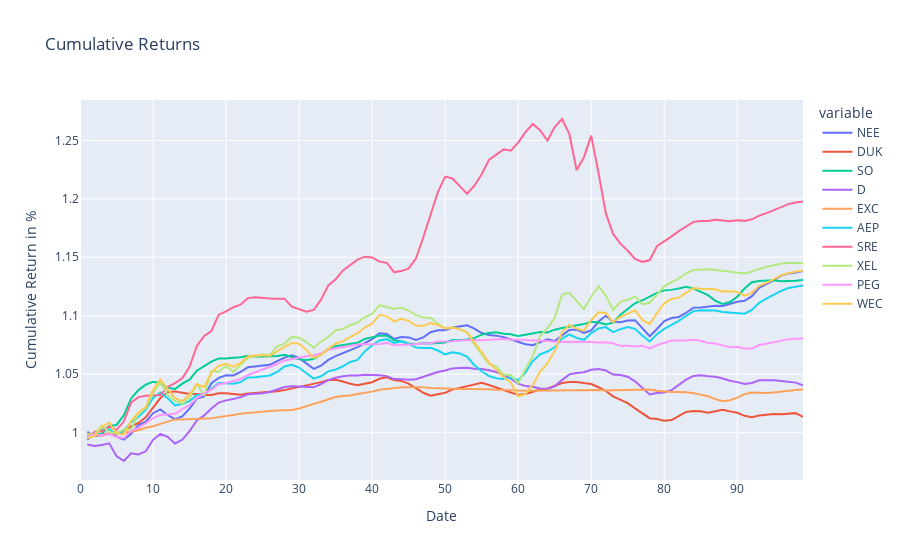

Write notebook code for a chart like this one.
### Code cell
dfNEE = pd.DataFrame(test_resultNEE,
                  columns = ['NEE'])
dfDUK = pd.DataFrame(test_resultDUK,
                  columns = ['DUK'])
dfSO = pd.DataFrame(test_resultSO,
                  columns = ['SO'])
dfD = pd.DataFrame(test_resultD,
                  columns = ['D'])
dfEXC = pd.DataFrame(test_resultEXC,
                  columns = ['EXC'])
dfAEP = pd.DataFrame(test_resultAEP,
                  columns = ['AEP'])
dfSRE = pd.DataFrame(test_resultSRE,
                  columns = ['SRE'])
dfXEL = pd.DataFrame(test_resultXEL,
                  columns = ['XEL'])
dfPEG = pd.DataFrame(test_resultPEG,
                  columns = ['PEG'])
dfWEC = pd.DataFrame(test_resultWEC,
                  columns = ['WEC'])
#---------------------------------------------------------------------------------------------#

TEST_pred3 = pd.concat([dfNEE,dfDUK,dfSO,dfD,dfEXC,dfAEP,dfSRE,dfXEL,dfPEG,dfWEC], axis=1)
#---------------------------------------------------------------------------------------------#

NEE_daily_returns = TEST_pred3['NEE'].pct_change()
DUK_daily_returns = TEST_pred3['DUK'].pct_change()

SO_daily_returns = TEST_pred3['SO'].pct_change()
D_daily_returns = TEST_pred3['D'].pct_change()

EXC_daily_returns = TEST_pred3['EXC'].pct_change()
AEP_daily_returns = TEST_pred3['AEP'].pct_change()

SRE_daily_returns = TEST_pred3['SRE'].pct_change()
XEL_daily_returns = TEST_pred3['XEL'].pct_change()

PEG_daily_returns = TEST_pred3['PEG'].pct_change()
WEC_daily_returns = TEST_pred3['WEC'].pct_change()
#---------------------------------------------------------------------------------------------#
dfNEEreturn = NEE_daily_returns.to_frame()
dfDUKreturn = DUK_daily_returns.to_frame()

dfSOreturn = SO_daily_returns.to_frame()
dfDreturn = D_daily_returns.to_frame()

dfEXCreturn = EXC_daily_returns.to_frame()
dfAEPreturn = AEP_daily_returns.to_frame()

dfSREreturn = SRE_daily_returns.to_frame()
dfXELreturn = XEL_daily_returns.to_frame()

dfPEGreturn = PEG_daily_returns.to_frame()
dfWECreturn = WEC_daily_returns.to_frame()
#---------------------------------------------------------------------------------------------#
TESTDailyReturn_pred3 = pd.concat([dfNEEreturn,
                             dfDUKreturn,
                             dfSOreturn,
                             dfDreturn,
                             dfEXCreturn,
                             dfAEPreturn,
                             dfSREreturn,
                             dfXELreturn,
                             dfPEGreturn,
                             dfWECreturn], axis=1)
#---------------------------------------------------------------------------------------------#


NEE_cum_returns = (NEE_daily_returns + 1).cumprod()
DUK_cum_returns = (DUK_daily_returns + 1).cumprod()

SO_cum_returns = (SO_daily_returns + 1).cumprod()
D_cum_returns = (D_daily_returns + 1).cumprod()

EXC_cum_returns = (EXC_daily_returns + 1).cumprod()
AEP_cum_returns = (AEP_daily_returns + 1).cumprod()

SRE_cum_returns = (SRE_daily_returns + 1).cumprod()
XEL_cum_returns = (XEL_daily_returns + 1).cumprod()

PEG_cum_returns = (PEG_daily_returns + 1).cumprod()
WEC_cum_returns = (WEC_daily_returns + 1).cumprod()
#---------------------------------------------------------------------------------------------#

dfNEECUM = NEE_cum_returns.to_frame()
dfDUKCUM = DUK_cum_returns.to_frame()

dfSOCUM = SO_cum_returns.to_frame()
dfDCUM = D_cum_returns.to_frame()

dfEXCCUM = EXC_cum_returns.to_frame()
dfAEPCUM = AEP_cum_returns.to_frame()

dfSRECUM = SRE_cum_returns.to_frame()
dfXELCUM = XEL_cum_returns.to_frame()

dfPEGCUM = PEG_cum_returns.to_frame()
dfWECCUM = WEC_cum_returns.to_frame()

#---------------------------------------------------------------------------------------------#
TESTCUM_pred3 = pd.concat([dfNEECUM,dfDUKCUM,dfSOCUM,dfDCUM,dfEXCCUM,dfAEPCUM,dfSRECUM,dfXELCUM,dfPEGCUM,dfWECCUM], axis=1)
#---------------------------------------------------------------------------------------------#

atx_comps_returns_pred3 = TESTDailyReturn_pred3
atx_comps_rets_cumprod_pred3 = TESTCUM_pred3

#---------------------------------------------------------------------------------------------#

fig = px.line(atx_comps_rets_cumprod_pred3, x=atx_comps_rets_cumprod_pred3.index, y=atx_comps_rets_cumprod_pred3.columns, title='Cumulative Returns')
######
fig.update_xaxes(title_text='Date')
fig.update_yaxes(title_text='Cumulative Return in %')

fig.show()
#---------------------------------------------------------------------------------------------#


mu = expected_returns.ema_historical_return(atx_comps_returns_pred3, returns_data = True, span = 500)
Sigma = risk_models.exp_cov(atx_comps_returns_pred3, returns_data = True, span = 180)


ret_ef = np.arange(0, mu.max(), 0.01)
vol_ef = []
for i in np.arange(0, mu.max(), 0.01):
    ef_pred3 = EfficientFrontier(mu, Sigma)
    ef_pred3.efficient_return(i)
    vol_ef.append(ef_pred3.portfolio_performance()[1])

ef_pred3 = EfficientFrontier(mu, Sigma)
ef_pred3.min_volatility()
min_vol_ret = ef_pred3.portfolio_performance()[0]
min_vol_vol = ef_pred3.portfolio_performance()[1]

ef_pred3.max_sharpe(risk_free_rate=0.009)
max_sharpe_ret = ef_pred3.portfolio_performance()[0]
max_sharpe_vol = ef_pred3.portfolio_performance()[1]


portfolioREAL_Pred3 = pd.concat([closeNEE,
                   closeDUK,
                   closeSO,
                   closeD,
                   closeEXC,
                   closeAEP,
                   closeSRE,
                   closeXEL,
                   closePEG,
                   closeWEC,
                      ], axis=1)

### Figure 1 — Plotly figure (JSON) as saved in the notebook; plotly's stock layout.template omitted (floating-point values rounded to 4 significant figures)
{"data": [{"hovertemplate": "variable=NEE<br>index=%{x}<br>value=%{y}<extra></extra>", "legendgroup": "NEE", "line": {"color": "#636efa", "dash": "solid"}, "mode": "lines", "name": "NEE", "orientation": "v", "showlegend": true, "type": "scatter", "x": [0, 1, 2, 3, 4, 5, 6, 7, 8, 9, 10, 11, 12, 13, 14, 15, 16, 17, 18, 19, 20, 21, 22, 23, 24, 25, 26, 27, 28, 29, 30, 31, 32, 33, 34, 35, 36, 37, 38, 39, 40, 41, 42, 43, 44, 45, 46, 47, 48, 49, 50, 51, 52, 53, 54, 55, 56, 57, 58, 59, 60, 61, 62, 63, 64, 65, 66, 67, 68, 69, 70, 71, 72, 73, 74, 75, 76, 77, 78, 79, 80, 81, 82, 83, 84, 85, 86, 87, 88, 89, 90, 91, 92, 93, 94, 95, 96, 97, 98, 99], "xaxis": "x", "y": [null, 1.001, 0.9969, 0.9979, 0.9993, 0.9968, 0.9942, 0.9991, 1.007, 1.009, 1.017, 1.02, 1.015, 1.012, 1.014, 1.021, 1.029, 1.031, 1.042, 1.047, 1.049, 1.049, 1.052, 1.056, 1.057, 1.058, 1.058, 1.061, 1.064, 1.066, 1.064, 1.059, 1.055, 1.057, 1.062, 1.066, 1.068, 1.071, 1.073, 1.077, 1.08, 1.085, 1.084, 1.08, 1.082, 1.082, 1.079, 1.082, 1.086, 1.088, 1.088, 1.09, 1.091, 1.092, 1.089, 1.085, 1.084, 1.083, 1.082, 1.08, 1.077, 1.076, 1.075, 1.077, 1.08, 1.078, 1.083, 1.088, 1.088, 1.085, 1.088, 1.095, 1.1, 1.095, 1.094, 1.096, 1.096, 1.09, 1.082, 1.089, 1.095, 1.098, 1.099, 1.103, 1.107, 1.107, 1.108, 1.109, 1.108, 1.11, 1.112, 1.113, 1.117, 1.124, 1.127, 1.13, 1.134, 1.136, 1.137, 1.138], "yaxis": "y"}, {"hovertemplate": "variable=DUK<br>index=%{x}<br>value=%{y}<extra></extra>", "legendgroup": "DUK", "line": {"color": "#EF553B", "dash": "solid"}, "mode": "lines", "name": "DUK", "orientation": "v", "showlegend": true, "type": "scatter", "x": [0, 1, 2, 3, 4, 5, 6, 7, 8, 9, 10, 11, 12, 13, 14, 15, 16, 17, 18, 19, 20, 21, 22, 23, 24, 25, 26, 27, 28, 29, 30, 31, 32, 33, 34, 35, 36, 37, 38, 39, 40, 41, 42, 43, 44, 45, 46, 47, 48, 49, 50, 51, 52, 53, 54, 55, 56, 57, 58, 59, 60, 61, 62, 63, 64, 65, 66, 67, 68, 69, 70, 71, 72, 73, 74, 75, 76, 77, 78, 79, 80, 81, 82, 83, 84, 85, 86, 87, 88, 89, 90, 91, 92, 93, 94, 95, 96, 97, 98, 99], "xaxis": "x", "y": [null, 0.9968, 0.9987, 0.9985, 0.9994, 0.9988, 1.001, 1.005, 1.008, 1.013, 1.021, 1.03, 1.035, 1.035, 1.034, 1.033, 1.033, 1.032, 1.032, 1.034, 1.034, 1.033, 1.032, 1.034, 1.034, 1.035, 1.035, 1.035, 1.036, 1.038, 1.039, 1.04, 1.042, 1.043, 1.045, 1.045, 1.044, 1.042, 1.041, 1.042, 1.043, 1.046, 1.047, 1.045, 1.044, 1.042, 1.038, 1.034, 1.032, 1.033, 1.034, 1.037, 1.038, 1.04, 1.041, 1.043, 1.041, 1.038, 1.036, 1.034, 1.032, 1.033, 1.035, 1.037, 1.038, 1.04, 1.043, 1.043, 1.043, 1.042, 1.042, 1.039, 1.036, 1.031, 1.028, 1.025, 1.021, 1.017, 1.012, 1.012, 1.01, 1.011, 1.014, 1.018, 1.019, 1.018, 1.017, 1.019, 1.02, 1.018, 1.017, 1.014, 1.013, 1.015, 1.015, 1.016, 1.016, 1.016, 1.017, 1.014], "yaxis": "y"}, {"hovertemplate": "variable=SO<br>index=%{x}<br>value=%{y}<extra></extra>", "legendgroup": "SO", "line": {"color": "#00cc96", "dash": "solid"}, "mode": "lines", "name": "SO", "orientation": "v", "showlegend": true, "type": "scatter", "x": [0, 1, 2, 3, 4, 5, 6, 7, 8, 9, 10, 11, 12, 13, 14, 15, 16, 17, 18, 19, 20, 21, 22, 23, 24, 25, 26, 27, 28, 29, 30, 31, 32, 33, 34, 35, 36, 37, 38, 39, 40, 41, 42, 43, 44, 45, 46, 47, 48, 49, 50, 51, 52, 53, 54, 55, 56, 57, 58, 59, 60, 61, 62, 63, 64, 65, 66, 67, 68, 69, 70, 71, 72, 73, 74, 75, 76, 77, 78, 79, 80, 81, 82, 83, 84, 85, 86, 87, 88, 89, 90, 91, 92, 93, 94, 95, 96, 97, 98, 99], "xaxis": "x", "y": [null, 0.9941, 0.9988, 0.999, 1.006, 1.007, 1.015, 1.029, 1.036, 1.041, 1.044, 1.042, 1.039, 1.037, 1.042, 1.045, 1.053, 1.057, 1.061, 1.063, 1.063, 1.064, 1.064, 1.066, 1.065, 1.065, 1.065, 1.066, 1.067, 1.065, 1.063, 1.062, 1.063, 1.067, 1.072, 1.074, 1.075, 1.076, 1.077, 1.08, 1.082, 1.083, 1.083, 1.079, 1.078, 1.076, 1.076, 1.076, 1.076, 1.077, 1.077, 1.079, 1.079, 1.08, 1.081, 1.084, 1.085, 1.086, 1.085, 1.084, 1.083, 1.084, 1.085, 1.086, 1.086, 1.088, 1.09, 1.091, 1.092, 1.093, 1.095, 1.094, 1.093, 1.094, 1.101, 1.106, 1.111, 1.113, 1.116, 1.12, 1.122, 1.122, 1.123, 1.125, 1.123, 1.121, 1.118, 1.113, 1.11, 1.112, 1.116, 1.123, 1.129, 1.13, 1.13, 1.13, 1.13, 1.13, 1.13, 1.13], "yaxis": "y"}, {"hovertemplate": "variable=D<br>index=%{x}<br>value=%{y}<extra></extra>", "legendgroup": "D", "line": {"color": "#ab63fa", "dash": "solid"}, "mode": "lines", "name": "D", "orientation": "v", "showlegend": true, "type": "scatter", "x": [0, 1, 2, 3, 4, 5, 6, 7, 8, 9, 10, 11, 12, 13, 14, 15, 16, 17, 18, 19, 20, 21, 22, 23, 24, 25, 26, 27, 28, 29, 30, 31, 32, 33, 34, 35, 36, 37, 38, 39, 40, 41, 42, 43, 44, 45, 46, 47, 48, 49, 50, 51, 52, 53, 54, 55, 56, 57, 58, 59, 60, 61, 62, 63, 64, 65, 66, 67, 68, 69, 70, 71, 72, 73, 74, 75, 76, 77, 78, 79, 80, 81, 82, 83, 84, 85, 86, 87, 88, 89, 90, 91, 92, 93, 94, 95, 96, 97, 98, 99], "xaxis": "x", "y": [null, 0.9899, 0.9885, 0.9895, 0.9909, 0.9799, 0.9758, 0.9824, 0.9813, 0.9841, 0.9939, 0.9989, 0.9964, 0.9908, 0.9939, 1.001, 1.01, 1.015, 1.021, 1.026, 1.028, 1.029, 1.03, 1.033, 1.033, 1.034, 1.035, 1.037, 1.039, 1.04, 1.039, 1.039, 1.039, 1.042, 1.045, 1.047, 1.048, 1.049, 1.049, 1.05, 1.05, 1.049, 1.048, 1.046, 1.046, 1.045, 1.046, 1.048, 1.05, 1.052, 1.053, 1.055, 1.055, 1.055, 1.055, 1.054, 1.053, 1.052, 1.049, 1.046, 1.042, 1.04, 1.039, 1.038, 1.037, 1.04, 1.045, 1.05, 1.051, 1.052, 1.054, 1.055, 1.053, 1.05, 1.049, 1.048, 1.044, 1.038, 1.033, 1.034, 1.034, 1.036, 1.041, 1.045, 1.048, 1.049, 1.048, 1.048, 1.046, 1.044, 1.043, 1.042, 1.043, 1.045, 1.045, 1.045, 1.044, 1.044, 1.043, 1.041], "yaxis": "y"}, {"hovertemplate": "variable=EXC<br>index=%{x}<br>value=%{y}<extra></extra>", "legendgroup": "EXC", "line": {"color": "#FFA15A", "dash": "solid"}, "mode": "lines", "name": "EXC", "orientation": "v", "showlegend": true, "type": "scatter", "x": [0, 1, 2, 3, 4, 5, 6, 7, 8, 9, 10, 11, 12, 13, 14, 15, 16, 17, 18, 19, 20, 21, 22, 23, 24, 25, 26, 27, 28, 29, 30, 31, 32, 33, 34, 35, 36, 37, 38, 39, 40, 41, 42, 43, 44, 45, 46, 47, 48, 49, 50, 51, 52, 53, 54, 55, 56, 57, 58, 59, 60, 61, 62, 63, 64, 65, 66, 67, 68, 69, 70, 71, 72, 73, 74, 75, 76, 77, 78, 79, 80, 81, 82, 83, 84, 85, 86, 87, 88, 89, 90, 91, 92, 93, 94, 95, 96, 97, 98, 99], "xaxis": "x", "y": [null, 0.9994, 0.9976, 0.9974, 0.9991, 1.0, 1.0, 1.001, 1.002, 1.004, 1.006, 1.008, 1.009, 1.011, 1.011, 1.011, 1.012, 1.012, 1.012, 1.013, 1.014, 1.015, 1.016, 1.017, 1.018, 1.018, 1.019, 1.019, 1.019, 1.019, 1.021, 1.022, 1.025, 1.026, 1.029, 1.031, 1.031, 1.032, 1.033, 1.034, 1.035, 1.037, 1.038, 1.039, 1.039, 1.039, 1.039, 1.039, 1.038, 1.038, 1.038, 1.038, 1.037, 1.037, 1.037, 1.037, 1.037, 1.037, 1.036, 1.036, 1.036, 1.036, 1.036, 1.036, 1.036, 1.037, 1.037, 1.037, 1.037, 1.037, 1.037, 1.036, 1.036, 1.036, 1.037, 1.037, 1.037, 1.037, 1.037, 1.036, 1.035, 1.035, 1.035, 1.035, 1.034, 1.032, 1.031, 1.029, 1.027, 1.028, 1.03, 1.033, 1.034, 1.034, 1.034, 1.034, 1.035, 1.036, 1.036, 1.037], "yaxis": "y"}, {"hovertemplate": "variable=AEP<br>index=%{x}<br>value=%{y}<extra></extra>", "legendgroup": "AEP", "line": {"color": "#19d3f3", "dash": "solid"}, "mode": "lines", "name": "AEP", "orientation": "v", "showlegend": true, "type": "scatter", "x": [0, 1, 2, 3, 4, 5, 6, 7, 8, 9, 10, 11, 12, 13, 14, 15, 16, 17, 18, 19, 20, 21, 22, 23, 24, 25, 26, 27, 28, 29, 30, 31, 32, 33, 34, 35, 36, 37, 38, 39, 40, 41, 42, 43, 44, 45, 46, 47, 48, 49, 50, 51, 52, 53, 54, 55, 56, 57, 58, 59, 60, 61, 62, 63, 64, 65, 66, 67, 68, 69, 70, 71, 72, 73, 74, 75, 76, 77, 78, 79, 80, 81, 82, 83, 84, 85, 86, 87, 88, 89, 90, 91, 92, 93, 94, 95, 96, 97, 98, 99], "xaxis": "x", "y": [null, 0.9954, 1.001, 1.003, 1.003, 0.9988, 1.002, 1.009, 1.013, 1.02, 1.03, 1.034, 1.03, 1.023, 1.025, 1.027, 1.032, 1.033, 1.038, 1.043, 1.042, 1.042, 1.043, 1.047, 1.047, 1.048, 1.049, 1.052, 1.057, 1.058, 1.056, 1.051, 1.046, 1.048, 1.052, 1.054, 1.057, 1.06, 1.062, 1.07, 1.075, 1.079, 1.08, 1.077, 1.078, 1.076, 1.073, 1.072, 1.073, 1.07, 1.067, 1.069, 1.068, 1.065, 1.058, 1.052, 1.048, 1.047, 1.046, 1.047, 1.045, 1.051, 1.061, 1.067, 1.069, 1.073, 1.08, 1.084, 1.081, 1.079, 1.085, 1.089, 1.09, 1.086, 1.089, 1.09, 1.089, 1.083, 1.078, 1.084, 1.089, 1.092, 1.096, 1.1, 1.104, 1.105, 1.104, 1.104, 1.103, 1.103, 1.102, 1.102, 1.105, 1.111, 1.115, 1.118, 1.121, 1.124, 1.125, 1.126], "yaxis": "y"}, {"hovertemplate": "variable=SRE<br>index=%{x}<br>value=%{y}<extra></extra>", "legendgroup": "SRE", "line": {"color": "#FF6692", "dash": "solid"}, "mode": "lines", "name": "SRE", "orientation": "v", "showlegend": true, "type": "scatter", "x": [0, 1, 2, 3, 4, 5, 6, 7, 8, 9, 10, 11, 12, 13, 14, 15, 16, 17, 18, 19, 20, 21, 22, 23, 24, 25, 26, 27, 28, 29, 30, 31, 32, 33, 34, 35, 36, 37, 38, 39, 40, 41, 42, 43, 44, 45, 46, 47, 48, 49, 50, 51, 52, 53, 54, 55, 56, 57, 58, 59, 60, 61, 62, 63, 64, 65, 66, 67, 68, 69, 70, 71, 72, 73, 74, 75, 76, 77, 78, 79, 80, 81, 82, 83, 84, 85, 86, 87, 88, 89, 90, 91, 92, 93, 94, 95, 96, 97, 98, 99], "xaxis": "x", "y": [null, 0.9944, 1.001, 1.001, 1.005, 1.002, 1.009, 1.026, 1.03, 1.032, 1.032, 1.032, 1.039, 1.042, 1.047, 1.056, 1.074, 1.083, 1.087, 1.101, 1.104, 1.107, 1.11, 1.115, 1.116, 1.115, 1.115, 1.115, 1.115, 1.108, 1.106, 1.103, 1.105, 1.114, 1.126, 1.131, 1.139, 1.143, 1.148, 1.151, 1.15, 1.146, 1.145, 1.137, 1.138, 1.14, 1.149, 1.167, 1.186, 1.206, 1.219, 1.217, 1.211, 1.204, 1.211, 1.221, 1.233, 1.238, 1.242, 1.241, 1.248, 1.257, 1.264, 1.259, 1.25, 1.261, 1.268, 1.256, 1.224, 1.236, 1.254, 1.222, 1.188, 1.17, 1.162, 1.156, 1.149, 1.146, 1.147, 1.159, 1.163, 1.168, 1.172, 1.176, 1.18, 1.181, 1.181, 1.182, 1.181, 1.181, 1.182, 1.181, 1.182, 1.186, 1.188, 1.19, 1.193, 1.195, 1.197, 1.198], "yaxis": "y"}, {"hovertemplate": "variable=XEL<br>index=%{x}<br>value=%{y}<extra></extra>", "legendgroup": "XEL", "line": {"color": "#B6E880", "dash": "solid"}, "mode": "lines", "name": "XEL", "orientation": "v", "showlegend": true, "type": "scatter", "x": [0, 1, 2, 3, 4, 5, 6, 7, 8, 9, 10, 11, 12, 13, 14, 15, 16, 17, 18, 19, 20, 21, 22, 23, 24, 25, 26, 27, 28, 29, 30, 31, 32, 33, 34, 35, 36, 37, 38, 39, 40, 41, 42, 43, 44, 45, 46, 47, 48, 49, 50, 51, 52, 53, 54, 55, 56, 57, 58, 59, 60, 61, 62, 63, 64, 65, 66, 67, 68, 69, 70, 71, 72, 73, 74, 75, 76, 77, 78, 79, 80, 81, 82, 83, 84, 85, 86, 87, 88, 89, 90, 91, 92, 93, 94, 95, 96, 97, 98, 99], "xaxis": "x", "y": [null, 0.9984, 0.9987, 1.006, 1.001, 0.9996, 1.003, 1.003, 1.017, 1.021, 1.034, 1.043, 1.032, 1.027, 1.025, 1.03, 1.042, 1.032, 1.053, 1.052, 1.057, 1.052, 1.058, 1.064, 1.065, 1.067, 1.066, 1.074, 1.076, 1.082, 1.081, 1.077, 1.073, 1.078, 1.082, 1.088, 1.089, 1.092, 1.094, 1.099, 1.102, 1.109, 1.108, 1.106, 1.107, 1.104, 1.101, 1.099, 1.098, 1.093, 1.089, 1.09, 1.089, 1.086, 1.075, 1.067, 1.059, 1.057, 1.049, 1.049, 1.042, 1.054, 1.065, 1.083, 1.089, 1.098, 1.118, 1.12, 1.113, 1.106, 1.116, 1.125, 1.117, 1.105, 1.112, 1.114, 1.116, 1.11, 1.111, 1.118, 1.125, 1.129, 1.132, 1.136, 1.139, 1.14, 1.14, 1.139, 1.138, 1.138, 1.136, 1.136, 1.138, 1.14, 1.142, 1.144, 1.145, 1.145, 1.145, 1.145], "yaxis": "y"}, {"hovertemplate": "variable=PEG<br>index=%{x}<br>value=%{y}<extra></extra>", "legendgroup": "PEG", "line": {"color": "#FF97FF", "dash": "solid"}, "mode": "lines", "name": "PEG", "orientation": "v", "showlegend": true, "type": "scatter", "x": [0, 1, 2, 3, 4, 5, 6, 7, 8, 9, 10, 11, 12, 13, 14, 15, 16, 17, 18, 19, 20, 21, 22, 23, 24, 25, 26, 27, 28, 29, 30, 31, 32, 33, 34, 35, 36, 37, 38, 39, 40, 41, 42, 43, 44, 45, 46, 47, 48, 49, 50, 51, 52, 53, 54, 55, 56, 57, 58, 59, 60, 61, 62, 63, 64, 65, 66, 67, 68, 69, 70, 71, 72, 73, 74, 75, 76, 77, 78, 79, 80, 81, 82, 83, 84, 85, 86, 87, 88, 89, 90, 91, 92, 93, 94, 95, 96, 97, 98, 99], "xaxis": "x", "y": [null, 0.9958, 0.9986, 0.9977, 0.9989, 0.9964, 0.9953, 1.002, 1.004, 1.008, 1.013, 1.015, 1.016, 1.016, 1.02, 1.024, 1.03, 1.034, 1.037, 1.041, 1.042, 1.044, 1.046, 1.049, 1.052, 1.054, 1.056, 1.059, 1.062, 1.063, 1.064, 1.065, 1.066, 1.068, 1.071, 1.072, 1.073, 1.074, 1.075, 1.076, 1.076, 1.076, 1.077, 1.075, 1.075, 1.075, 1.075, 1.075, 1.076, 1.078, 1.078, 1.078, 1.079, 1.079, 1.079, 1.079, 1.079, 1.079, 1.08, 1.08, 1.079, 1.079, 1.079, 1.078, 1.078, 1.078, 1.077, 1.078, 1.078, 1.077, 1.078, 1.077, 1.077, 1.076, 1.074, 1.074, 1.074, 1.074, 1.072, 1.075, 1.077, 1.079, 1.079, 1.079, 1.08, 1.079, 1.077, 1.076, 1.075, 1.073, 1.073, 1.072, 1.072, 1.075, 1.076, 1.077, 1.079, 1.08, 1.08, 1.081], "yaxis": "y"}, {"hovertemplate": "variable=WEC<br>index=%{x}<br>value=%{y}<extra></extra>", "legendgroup": "WEC", "line": {"color": "#FECB52", "dash": "solid"}, "mode": "lines", "name": "WEC", "orientation": "v", "showlegend": true, "type": "scatter", "x": [0, 1, 2, 3, 4, 5, 6, 7, 8, 9, 10, 11, 12, 13, 14, 15, 16, 17, 18, 19, 20, 21, 22, 23, 24, 25, 26, 27, 28, 29, 30, 31, 32, 33, 34, 35, 36, 37, 38, 39, 40, 41, 42, 43, 44, 45, 46, 47, 48, 49, 50, 51, 52, 53, 54, 55, 56, 57, 58, 59, 60, 61, 62, 63, 64, 65, 66, 67, 68, 69, 70, 71, 72, 73, 74, 75, 76, 77, 78, 79, 80, 81, 82, 83, 84, 85, 86, 87, 88, 89, 90, 91, 92, 93, 94, 95, 96, 97, 98, 99], "xaxis": "x", "y": [null, 0.9953, 0.997, 1.005, 1.009, 0.999, 0.999, 1.01, 1.017, 1.022, 1.037, 1.045, 1.038, 1.03, 1.027, 1.033, 1.041, 1.039, 1.052, 1.057, 1.059, 1.056, 1.06, 1.065, 1.066, 1.066, 1.066, 1.07, 1.073, 1.077, 1.076, 1.071, 1.064, 1.067, 1.072, 1.076, 1.078, 1.082, 1.085, 1.09, 1.093, 1.101, 1.099, 1.095, 1.097, 1.096, 1.092, 1.091, 1.094, 1.092, 1.089, 1.09, 1.088, 1.086, 1.078, 1.069, 1.06, 1.054, 1.048, 1.043, 1.031, 1.033, 1.041, 1.052, 1.059, 1.07, 1.086, 1.092, 1.089, 1.087, 1.096, 1.103, 1.102, 1.095, 1.099, 1.102, 1.105, 1.096, 1.093, 1.102, 1.111, 1.114, 1.115, 1.12, 1.124, 1.123, 1.123, 1.123, 1.121, 1.121, 1.12, 1.117, 1.12, 1.126, 1.128, 1.131, 1.134, 1.137, 1.138, 1.139], "yaxis": "y"}], "layout": {"legend": {"title": {"text": "variable"}, "tracegroupgap": 0}, "title": {"text": "Cumulative Returns"}, "xaxis": {"anchor": "y", "domain": [0, 1], "title": {"text": "Date"}}, "yaxis": {"anchor": "x", "domain": [0, 1], "title": {"text": "Cumulative Return in %"}}}}
